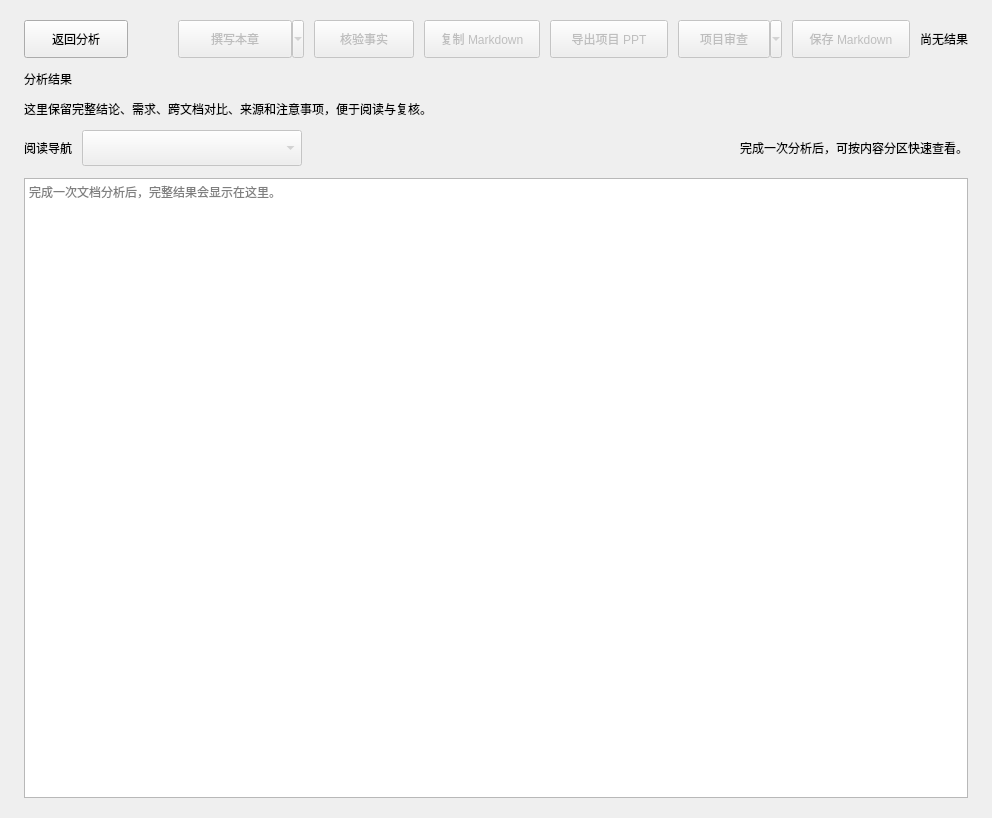
<widget class="QWidget" name="documentResultDetailPage">
<layout class="QVBoxLayout" name="documentResultDetailPageLayout">
<property name="spacing"><number>12</number></property>
<property name="leftMargin"><number>0</number></property>
<property name="topMargin"><number>0</number></property>
<property name="rightMargin"><number>0</number></property>
<property name="bottomMargin"><number>0</number></property>
<item><widget class="QFrame" name="documentResultDetailCard">
<property name="objectName"><string>contentCard</string></property>
<property name="frameShape"><enum>QFrame::Shape::NoFrame</enum></property>
<layout class="QVBoxLayout" name="documentResultDetailLayout">
<property name="spacing"><number>12</number></property>
<property name="leftMargin"><number>24</number></property>
<property name="topMargin"><number>20</number></property>
<property name="rightMargin"><number>24</number></property>
<property name="bottomMargin"><number>20</number></property>
<item><layout class="QHBoxLayout" name="documentResultDetailHeadLayout">
<property name="spacing"><number>10</number></property>
<property name="leftMargin"><number>0</number></property>
<property name="topMargin"><number>0</number></property>
<property name="rightMargin"><number>0</number></property>
<property name="bottomMargin"><number>0</number></property>
<item><widget class="QPushButton" name="documentResultDetailBackButton">
<property name="objectName"><string>ghostButton</string></property>
<property name="minimumSize"><size><width>104</width><height>38</height></size></property>
<property name="text"><string>返回分析</string></property>
<property name="toolTip"><string>返回文档助手工作台，继续选择材料或发起新分析</string></property>
</widget></item><item><spacer name="documentResultDetailHeadSpacer">
<property name="orientation"><enum>Qt::Orientation::Horizontal</enum></property>
<property name="sizeHint" stdset="0"><size><width>40</width><height>20</height></size></property>
</spacer></item><item><widget class="QToolButton" name="documentResultDetailSectionDraftButton">
<property name="objectName"><string>ghostButton</string></property>
<property name="minimumSize"><size><width>126</width><height>38</height></size></property>
<property name="enabled"><bool>false</bool></property>
<property name="text"><string>撰写本章</string></property>
<property name="toolTip"><string>点击撰写本章；右侧箭头可选择本章审校、单条或多建议修订预览。所有操作均不会覆盖原草稿或已保存文件</string></property>
<property name="popupMode"><enum>QToolButton::MenuButtonPopup</enum></property>
</widget></item><item><widget class="QPushButton" name="documentResultDetailReviewButton">
<property name="objectName"><string>ghostButton</string></property>
<property name="minimumSize"><size><width>100</width><height>38</height></size></property>
<property name="enabled"><bool>false</bool></property>
<property name="text"><string>核验事实</string></property>
<property name="toolTip"><string>重新读取材料，核验草稿中的事实，不改写或保存文件</string></property>
</widget></item><item><widget class="QPushButton" name="documentResultDetailCopyButton">
<property name="objectName"><string>ghostButton</string></property>
<property name="minimumSize"><size><width>116</width><height>38</height></size></property>
<property name="enabled"><bool>false</bool></property>
<property name="text"><string>复制 Markdown</string></property>
<property name="toolTip"><string>复制当前已验证草稿及章节来源脚注，不写入文件</string></property>
</widget></item><item><widget class="QPushButton" name="documentResultDetailPresentationButton">
<property name="objectName"><string>ghostButton</string></property>
<property name="minimumSize"><size><width>118</width><height>38</height></size></property>
<property name="enabled"><bool>false</bool></property>
<property name="text"><string>导出项目 PPT</string></property>
<property name="toolTip"><string>先审阅项目方案幻灯片计划，再确认导出可编辑 PPTX；只使用当前已核验草稿与来源</string></property>
</widget></item><item><widget class="QToolButton" name="documentResultDetailProjectReviewButton">
<property name="objectName"><string>ghostButton</string></property>
<property name="minimumSize"><size><width>104</width><height>38</height></size></property>
<property name="enabled"><bool>false</bool></property>
<property name="text"><string>项目审查</string></property>
<property name="toolTip"><string>对选定的 PRD、项目方案或计划执行可追溯的范围、验收、责任、节点、风险与术语检查</string></property>
<property name="popupMode"><enum>QToolButton::MenuButtonPopup</enum></property>
</widget></item><item><widget class="QPushButton" name="documentResultDetailSaveButton">
<property name="objectName"><string>ghostButton</string></property>
<property name="minimumSize"><size><width>118</width><height>38</height></size></property>
<property name="enabled"><bool>false</bool></property>
<property name="text"><string>保存 Markdown</string></property>
<property name="toolTip"><string>将本次已验证的草稿保存到 output/document_drafts，需要再次确认</string></property>
</widget></item><item><widget class="QLabel" name="documentResultDetailStatus">
<property name="objectName"><string>badgeGray</string></property>
<property name="text"><string>尚无结果</string></property>
<property name="alignment"><set>Qt::AlignmentFlag::AlignCenter</set></property>
</widget></item>
</layout></item><item><widget class="QLabel" name="documentResultDetailTitle">
<property name="objectName"><string>sectionTitle</string></property>
<property name="text"><string>分析结果</string></property>
</widget></item><item><widget class="QLabel" name="documentResultDetailHint">
<property name="objectName"><string>subText</string></property>
<property name="text"><string>这里保留完整结论、需求、跨文档对比、来源和注意事项，便于阅读与复核。</string></property>
<property name="wordWrap"><bool>true</bool></property>
</widget></item><item><layout class="QHBoxLayout" name="documentResultDetailNavigatorLayout">
<property name="spacing"><number>10</number></property>
<property name="leftMargin"><number>0</number></property>
<property name="topMargin"><number>0</number></property>
<property name="rightMargin"><number>0</number></property>
<property name="bottomMargin"><number>0</number></property>
<item><widget class="QLabel" name="documentResultDetailNavigatorLabel">
<property name="objectName"><string>tinyText</string></property>
<property name="text"><string>阅读导航</string></property>
</widget></item><item><widget class="QComboBox" name="documentResultDetailSectionCombo">
<property name="minimumSize"><size><width>220</width><height>36</height></size></property>
<property name="enabled"><bool>false</bool></property>
<property name="toolTip"><string>跳转到本次结果中实际存在的结论、需求、来源等内容</string></property>
</widget></item><item><spacer name="documentResultDetailNavigatorSpacer">
<property name="orientation"><enum>Qt::Orientation::Horizontal</enum></property>
<property name="sizeHint" stdset="0"><size><width>40</width><height>20</height></size></property>
</spacer></item><item><widget class="QLabel" name="documentResultDetailMeta">
<property name="objectName"><string>tinyText</string></property>
<property name="text"><string>完成一次分析后，可按内容分区快速查看。</string></property>
<property name="alignment"><set>Qt::AlignmentFlag::AlignRight|Qt::AlignmentFlag::AlignVCenter</set></property>
</widget></item>
</layout></item><item><widget class="QTextBrowser" name="documentResultDetailText">
<property name="minimumSize"><size><width>0</width><height>620</height></size></property>
<property name="readOnly"><bool>true</bool></property>
<property name="placeholderText"><string>完成一次文档分析后，完整结果会显示在这里。</string></property>
</widget></item>
</layout>
</widget></item>
</layout>
</widget>
